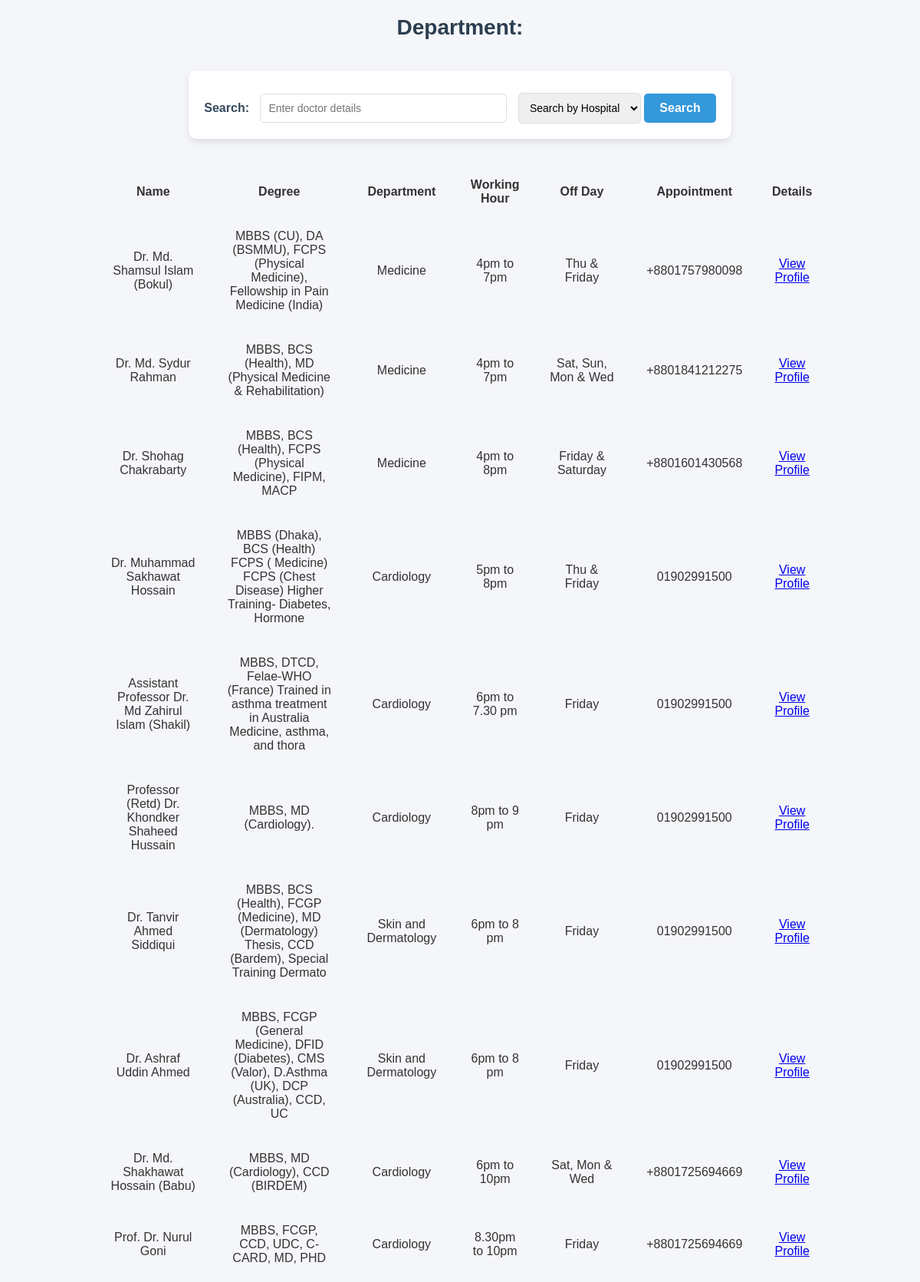
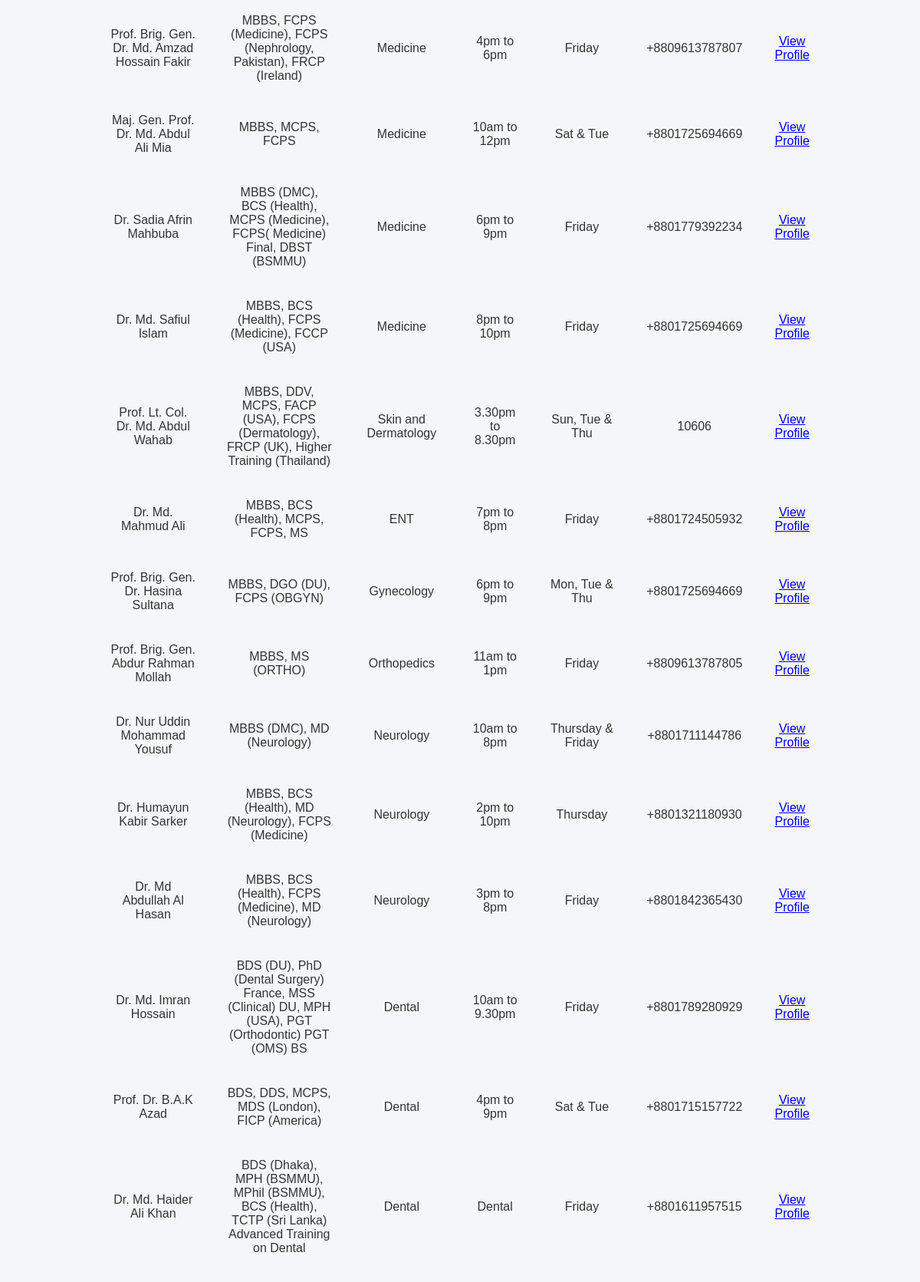
Page /HealthCareAndEMedicine/View/searchDoctors.php (upper part) on the committed database (2 pictures, top to bottom).
### tables this page shows
CREATE TABLE `doctors` (
  `id` int(11) NOT NULL,
  `name` varchar(100) DEFAULT NULL,
  `degree` varchar(100) DEFAULT NULL,
  `department` varchar(100) DEFAULT NULL,
  `working_hour` varchar(26) DEFAULT NULL,
  `off_day` varchar(30) DEFAULT NULL,
  `appointment` varchar(30) DEFAULT NULL
);

### HealthCareAndEMedicine/Model/userModel.php (called while the page is built, shortened)
<?php
function getConnection(){
    $con = mysqli_connect('127.0.0.1', 'root', '', 'emedicine');
    return $con;
}
function searchDoctors($term, $option, $department) {
    $con = getConnection();
    $sql = "SELECT * FROM doctors WHERE department LIKE ?";
    $stmt = $con->prepare($sql);
    $likeDepartment = "%$department%";
    $likeTerm = "%$term%";
    if ($term) {
        $stmt->bind_param("ss", $likeDepartment, $likeTerm);
    } else {
        $stmt->bind_param("s", $likeDepartment);
    }
    $stmt->execute();
    $result = $stmt->get_result();
    $doctors = $result->fetch_all(MYSQLI_ASSOC);
    return $doctors;
}
?>

### HealthCareAndEMedicine/View/searchDoctors.php (the view, shortened to what this page needs)
<?php
include('../Model/userModel.php');
$department = isset($_GET['department']) ? $_GET['department'] : '';
$searchTerm = '';
$searchOption = '';
$doctors = searchDoctors($searchTerm, $searchOption, $department);
?>
<!DOCTYPE html>
<html lang="en">
<head>
    <link rel="stylesheet" type="text/css" href="../Static/css/searchDoctors.css">
</head>
<body>
    <h2>Department: <?php echo htmlspecialchars($department); ?></h2>
    <form method="post">
        <label for="search-bar">Search:</label>
        <input type="text" id="search-bar" name="name" placeholder="Enter doctor details" value="<?php echo htmlspecialchars($searchTerm); ?>">
        <select id="search-option" name="search-option">
            <option value="hospital" <?php echo ($searchOption == 'hospital' ? 'selected' : ''); ?>>Search by Hospital</option>
        </select>
        <input type="submit" value="Search">
    </form>
    <table>
        <tr>
            <th>Name</th>
            <th>Degree</th>
            <th>Department</th>
            <th>Working Hour</th>
            <th>Off Day</th>
            <th>Appointment</th>
            <th>Details</th>
        </tr>
        <?php if ($doctors): ?>
            <?php foreach ($doctors as $doctor): ?>
            <tr>
                <td><?php echo htmlspecialchars($doctor['name']); ?></td>
                <td><?php echo htmlspecialchars($doctor['degree']); ?></td>
                <td><?php echo htmlspecialchars($doctor['department']); ?></td>
                <td><?php echo htmlspecialchars($doctor['working_hour']); ?></td>
                <td><?php echo htmlspecialchars($doctor['off_day']); ?></td>
                <td><?php echo htmlspecialchars($doctor['appointment']); ?></td>
                <td><a href="doctorProfile.php?id=<?php echo $doctor['id']; ?>">View Profile</a></td>
            </tr>
            <?php endforeach; ?>
        <?php else: ?>
            <tr>
                <td colspan="7">No doctors found matching the search criteria.</td>
            </tr>
        <?php endif; ?>
    </table>
</body>
</html>

### HealthCareAndEMedicine/Static/css/searchDoctors.css (style rules this page uses)
body { font-family: 'Arial', sans-serif; margin: 0; padding: 0; background-color: #f4f6f9; color: #333; text-align: center; }
h2 { font-size: 28px; font-weight: bold; color: #2c3e50; margin-top: 20px; margin-bottom: 20px; }
form { display: inline-block; margin-top: 20px; padding: 20px; border-radius: 10px; background: #ffffff; box-shadow: 0 4px 8px rgba(0, 0, 0, 0.1); text-align: left; }
label { font-size: 16px; font-weight: bold; margin-right: 10px; color: #34495e; }
input[type="text"] { width: 300px; padding: 10px; font-size: 14px; border: 1px solid #ddd; border-radius: 5px; transition: border-color 0.3s ease-in-out; }
select { padding: 10px; font-size: 14px; border: 1px solid #ddd; border-radius: 5px; margin-left: 10px; transition: border-color 0.3s ease-in-out; }
input[type="submit"] { background: #3498db; color: #ffffff; font-size: 16px; font-weight: bold; border: none; padding: 10px 20px; margin-top: 10px; border-radius: 5px; cursor: pointer; transition: background 0.3s ease-in-out, transform 0.2s ease-in-out; }
table { margin: 30px auto; width: 40%; text-align: center; border-spacing: 20px; }
td { padding: 10px; }

### rows in the picture
doctors: name "Dr. Md. Shamsul Islam (Bokul)", degree "MBBS (CU), DA (BSMMU), FCPS (Physical Medicine), Fellowship in Pain Medicine (India)", department "Medicine", working_hour "4pm to 7pm", off_day "Thu & Friday", appointment "+8801757980098"
doctors: name "Dr. Md. Sydur Rahman", degree "MBBS, BCS (Health), MD (Physical Medicine & Rehabilitation)", department "Medicine", working_hour "4pm to 7pm", off_day "Sat, Sun, Mon & Wed", appointment "+8801841212275"
doctors: name "Dr. Shohag Chakrabarty", degree "MBBS, BCS (Health), FCPS (Physical Medicine), FIPM, MACP", department "Medicine", working_hour "4pm to 8pm", off_day "Friday & Saturday", appointment "+8801601430568"
doctors: name "Dr. Muhammad Sakhawat Hossain", degree "MBBS (Dhaka), BCS (Health) FCPS ( Medicine) FCPS (Chest Disease) Higher Training- Diabetes, Hormone", department "Cardiology", working_hour "5pm to 8pm", off_day "Thu & Friday", appointment "01902991500"
doctors: name "Assistant Professor Dr. Md Zahirul Islam (Shakil)", degree "MBBS, DTCD, Felae-WHO (France) Trained in asthma treatment in Australia Medicine, asthma, and thora", department "Cardiology", working_hour "6pm to 7.30 pm", off_day "Friday", appointment "01902991500"
doctors: name "Professor (Retd) Dr. Khondker Shaheed Hussain", degree "MBBS, MD (Cardiology).", department "Cardiology", working_hour "8pm to 9 pm", off_day "Friday", appointment "01902991500"
doctors: name "Dr. Tanvir Ahmed Siddiqui", degree "MBBS, BCS (Health), FCGP (Medicine), MD (Dermatology) Thesis, CCD (Bardem), Special Training Dermato", department "Skin and Dermatology", working_hour "6pm to 8 pm", off_day "Friday", appointment "01902991500"
doctors: name "Dr. Ashraf Uddin Ahmed", degree "MBBS, FCGP (General Medicine), DFID (Diabetes), CMS (Valor), D.Asthma (UK), DCP (Australia), CCD, UC", department "Skin and Dermatology", working_hour "6pm to 8 pm", off_day "Friday", appointment "01902991500"
doctors: name "Dr. Md. Shakhawat Hossain (Babu)", degree "MBBS, MD (Cardiology), CCD (BIRDEM)", department "Cardiology", working_hour "6pm to 10pm", off_day "Sat, Mon & Wed", appointment "+8801725694669"
doctors: name "Prof. Dr. Nurul Goni", degree "MBBS, FCGP, CCD, UDC, C-CARD, MD, PHD", department "Cardiology", working_hour "8.30pm to 10pm", off_day "Friday", appointment "+8801725694669"
doctors: name "Prof. Brig. Gen. Dr. Md. Amzad Hossain Fakir", degree "MBBS, FCPS (Medicine), FCPS (Nephrology, Pakistan), FRCP (Ireland)", department "Medicine", working_hour "4pm to 6pm", off_day "Friday", appointment "+8809613787807"
doctors: name "Maj. Gen. Prof. Dr. Md. Abdul Ali Mia", degree "MBBS, MCPS, FCPS", department "Medicine", working_hour "10am to 12pm", off_day "Sat & Tue", appointment "+8801725694669"
doctors: name "Dr. Sadia Afrin Mahbuba", degree "MBBS (DMC), BCS (Health), MCPS (Medicine), FCPS( Medicine) Final, DBST (BSMMU)", department "Medicine", working_hour "6pm to 9pm", off_day "Friday", appointment "+8801779392234"
doctors: name "Dr. Md. Safiul Islam", degree "MBBS, BCS (Health), FCPS (Medicine), FCCP (USA)", department "Medicine", working_hour "8pm to 10pm", off_day "Friday", appointment "+8801725694669"
doctors: name "Prof. Lt. Col. Dr. Md. Abdul Wahab", degree "MBBS, DDV, MCPS, FACP (USA), FCPS (Dermatology), FRCP (UK), Higher Training (Thailand)", department "Skin and Dermatology", working_hour "3.30pm to 8.30pm", off_day "Sun, Tue & Thu", appointment "10606"
doctors: name "Dr. Md. Mahmud Ali", degree "MBBS, BCS (Health), MCPS, FCPS, MS", department "ENT", working_hour "7pm to 8pm", off_day "Friday", appointment "+8801724505932"
doctors: name "Prof. Brig. Gen. Dr. Hasina Sultana", degree "MBBS, DGO (DU), FCPS (OBGYN)", department "Gynecology", working_hour "6pm to 9pm", off_day "Mon, Tue & Thu", appointment "+8801725694669"
doctors: name "Prof. Brig. Gen. Abdur Rahman Mollah", degree "MBBS, MS (ORTHO)", department "Orthopedics", working_hour "11am to 1pm", off_day "Friday", appointment "+8809613787805"
doctors: name "Dr. Nur Uddin Mohammad Yousuf", degree "MBBS (DMC), MD (Neurology)", department "Neurology", working_hour "10am to 8pm", off_day "Thursday & Friday", appointment "+8801711144786"
doctors: name "Dr. Humayun Kabir Sarker", degree "MBBS, BCS (Health), MD (Neurology), FCPS (Medicine)", department "Neurology", working_hour "2pm to 10pm", off_day "Thursday", appointment "+8801321180930"
doctors: name "Dr. Md Abdullah Al Hasan", degree "MBBS, BCS (Health), FCPS (Medicine), MD (Neurology)", department "Neurology", working_hour "3pm to 8pm", off_day "Friday", appointment "+8801842365430"
doctors: name "Dr. Md. Imran Hossain", degree "BDS (DU), PhD (Dental Surgery) France, MSS (Clinical) DU, MPH (USA), PGT (Orthodontic) PGT (OMS) BS", department "Dental", working_hour "10am to 9.30pm", off_day "Friday", appointment "+8801789280929"
doctors: name "Prof. Dr. B.A.K Azad", degree "BDS, DDS, MCPS, MDS (London), FICP (America)", department "Dental", working_hour "4pm to 9pm", off_day "Sat & Tue", appointment "+8801715157722"
doctors: name "Dr. Md. Haider Ali Khan", degree "BDS (Dhaka), MPH (BSMMU), MPhil (BSMMU), BCS (Health), TCTP (Sri Lanka) Advanced Training on Dental", department "Dental", working_hour "Dental", off_day "Friday", appointment "+8801611957515"
